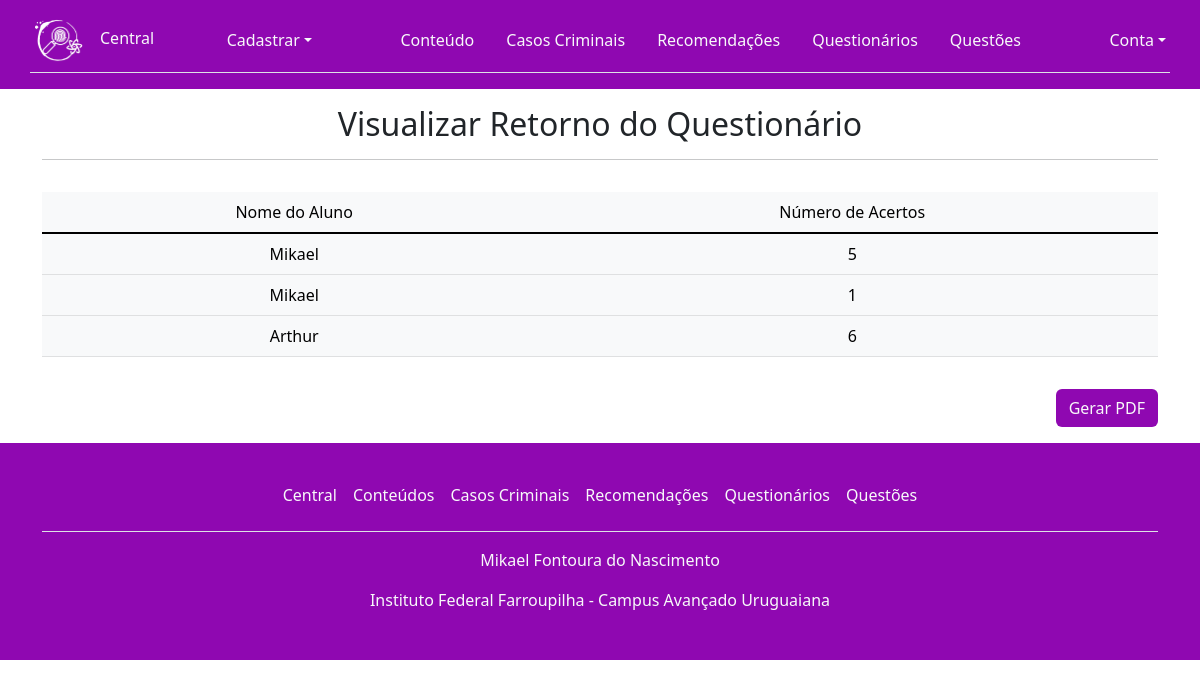
Screenshot of /visualizar_respostas.php?id_questionario=5 (signed in) with the database file from the repository.
### tables this page shows
CREATE TABLE `responde` (
  `id_usuario` int(11) NOT NULL,
  `id_questionario` int(11) NOT NULL,
  `quant_acertos` int(11) NOT NULL
);

CREATE TABLE `usuario` (
  `id_usuario` int(11) NOT NULL,
  `nome` varchar(100) NOT NULL,
  `email` varchar(100) NOT NULL,
  `senha` varchar(255) NOT NULL,
  `tipo` int(11) NOT NULL
);

### visualizar_respostas.php (the view, shortened to what this page needs)
<?php
include_once('controle.php');
$id_questionario = $_GET['id_questionario'];
$sql = "SELECT usuario.nome, responde.quant_acertos, questionario.titulo_quest FROM usuario
INNER JOIN responde ON usuario.id_usuario = responde.id_usuario
INNER JOIN questionario ON responde.id_questionario = questionario.id_questionario
WHERE questionario.id_questionario = $id_questionario";
$resultado = mysqli_query($conexao, $sql);
?>
<!DOCTYPE html>
<html lang="pt-BR">
<head>
    <link rel="stylesheet" href="https://cdnjs.cloudflare.com/ajax/libs/font-awesome/6.4.0/css/all.min.css" />
    <link rel="stylesheet" href="./assets/css/bootstrap.css">
    <link rel="stylesheet" href="./assets/css/pacote.css">
</head>
<body>
    <?php include_once('cabecalho.php'); ?>
    <main class="container">
        <div class="row">
            <div class="col">
                <div class="text-center py-3">
                    <h2>Visualizar Retorno do Questionário</h2>
                    <hr>
                </div>
            </div>
        </div>
        <div class="row">
            <div class="col">
                <div class="table-responsive">
                    <table class="table table-light table-hover">
                        <thead class="text-center">
                            <tr>
                                <td>Nome do Aluno</td>
                                <td>Número de Acertos</td>
                            </tr>
                        </thead>
                        <tbody class="table-group-divider">
                            <?php
                            while ($dados = mysqli_fetch_assoc($resultado)) { ?>
                                <tr class="text-center">
                                    <td><?= $dados['nome']; ?></td>
                                    <td><?= $dados['quant_acertos']; ?></td>
                                </tr>
                            <?php } ?>
                        </tbody>
                    </table>
                </div>
            </div>
        </div>
        <div class="row">
            <div class="col">
                <div class="text-end py-3">
                    <a href="relatorio.php?id_questionario=<?= $id_questionario; ?>" class="btn link-body-emphasis text-light" style="background-color: var(--color-purple);">Gerar PDF</a>
                </div>
            </div>
        </div>
    </main>
    <?php include_once('rodape.php') ?>
</body>
</html>

### assets/css/pacote.css (style rules this page uses)
:root { --color-white: rgb(253, 253, 253); --color-dark: rgb(34, 34, 34); --color-purple: rgb(143, 8, 177); --color-blue-dark: rgb(26, 7, 56); --color-blue: rgb(23, 134, 134); --color-red: rgb(179, 2, 2); --color-green: rgb(12, 143, 1); }

### rows the page displays
responde: id_usuario.nome "Mikael", quant_acertos "5"
responde: id_usuario.nome "Mikael", quant_acertos "1"
responde: id_usuario.nome "Arthur", quant_acertos "6"
